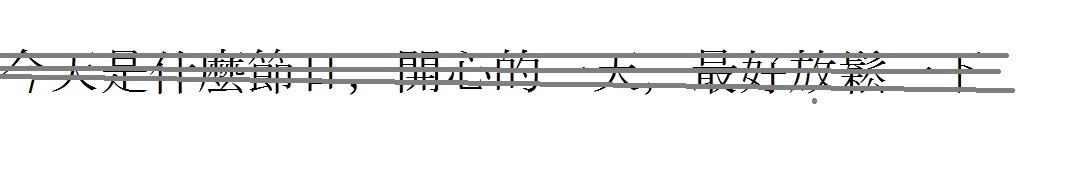
#> input picture text.jpg, 1084 x 182 px
$ jupyter execute Laba4.ipynb   (shell and % lines are left out)
#> lines starting #> are read from the running program, lines starting #| are printed output that depends on the picture; after the words box and inside, x2 and y2 are one past the last pixel; in counts of white or black regions, pixels touching at a corner belong together
# Лабораторная работа 4
Сделать текст на картинке читаемым, чтобы онлайн переводчики смогли его корректно разобрать

[cell 1]
import sys
import matplotlib.pyplot as plt
import cv2 as cv
import numpy as np

# Изменим стандартный размер графиков matplotlib
plt.rcParams["figure.figsize"] = [6, 4]

image = cv.imread('./text.jpg')
#> image is the input picture: shape (182, 1084, 3); mean B, G, R 240, 240.1, 240
grayImage = cv.cvtColor(image, cv.COLOR_RGB2GRAY)

[cell 2]
plt.figure(figsize=(10, 6))
plt.hist(grayImage.reshape(-1), 256, [0, 256])
plt.title('Гистограмма яркости изображения')
plt.show()
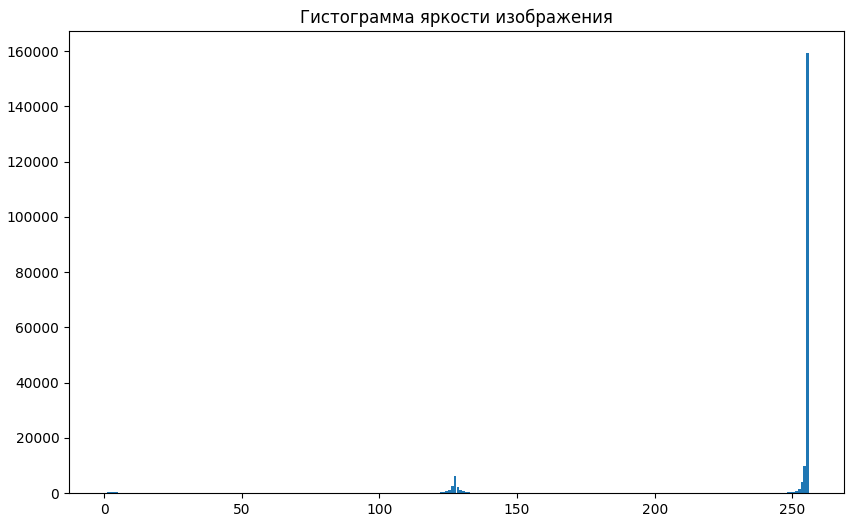
#> figure drawn by matplotlib, 1 panel; tallest bar 159369 high, from x = 255 to 256

[cell 3]
threshold = 115
ret1, thresh1 = cv.threshold(grayImage, threshold, 255, cv.THRESH_BINARY)
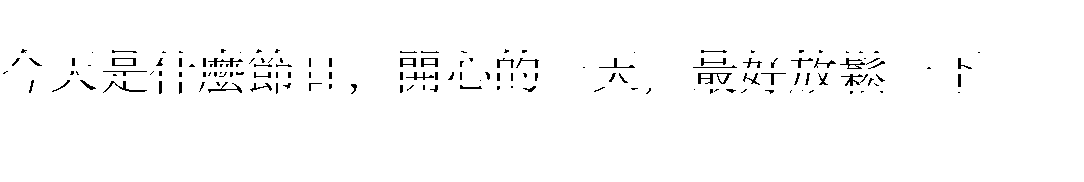
#> thresh1: shape (182, 1084); 98.1% white; black in thin lines or dots, all inside (x1, y1, x2, y2) = (3, 49, 980, 94)
#> ret1 = 115

cv.imwrite('./text.jpg', thresh1)

plt.figure(figsize=(32, 2))
plt.imshow(thresh1, cmap='gray')
plt.title('Бинаризация полутоновых изображений', fontsize=14)
plt.xticks([]), plt.yticks([])

$ run again, with oranges.jpg copied over text.jpg
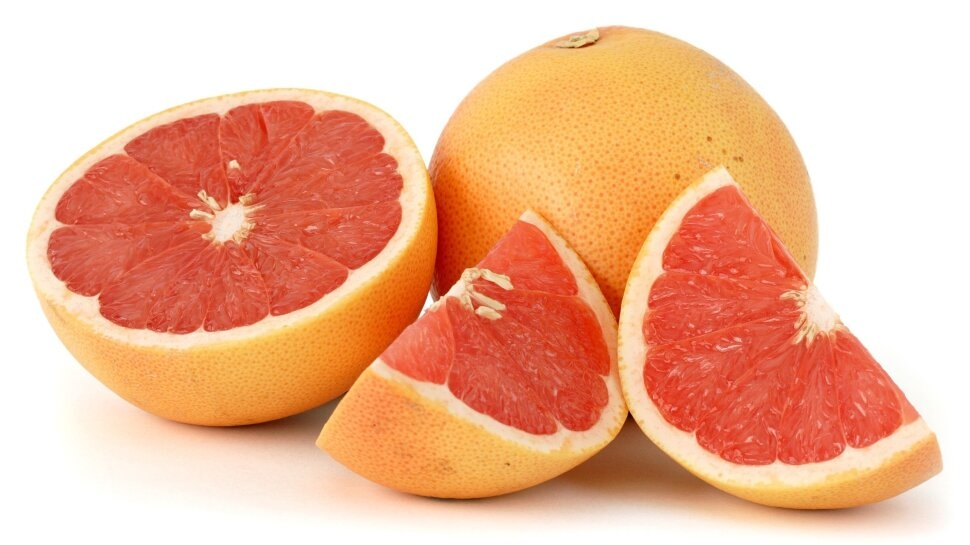
#> input picture oranges.jpg, 970 x 545 px
#> image is the input picture: shape (545, 970, 3); mean B, G, R 151.9, 182.4, 239.4
#> `plt.show()`:
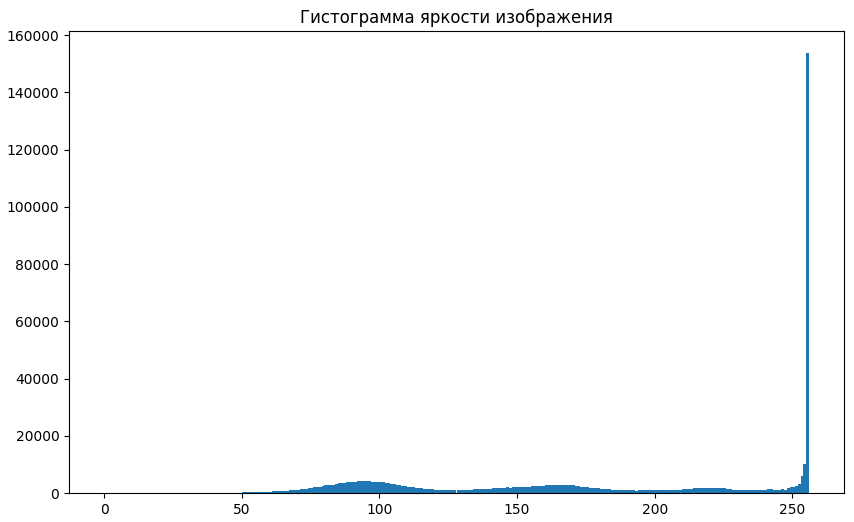
#> figure drawn by matplotlib, 1 panel; tallest bar 153748 high, from x = 255 to 256
#> `ret1, thresh1 = cv.threshold(grayImage, threshold, 255, cv.THRESH_BINA..`:
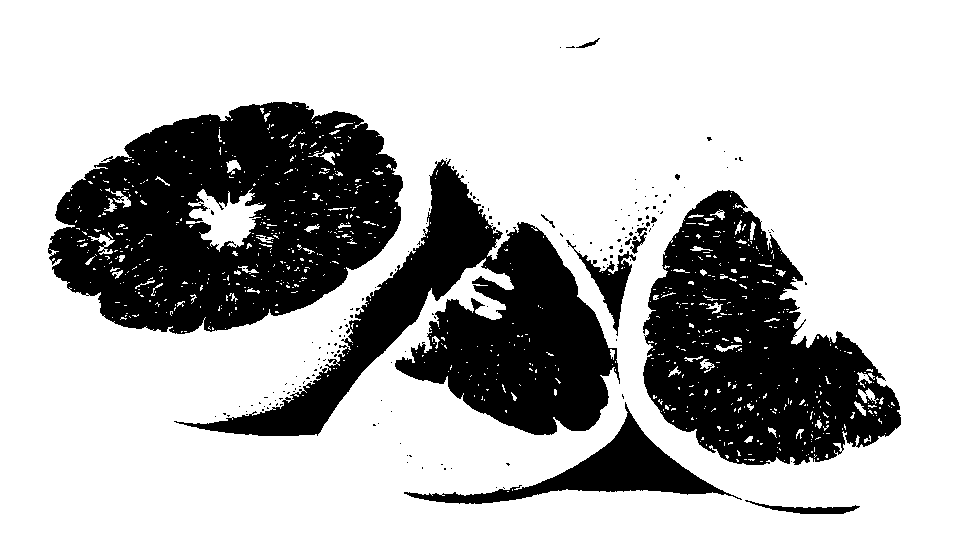
#> thresh1: shape (545, 970); 72.4% white; 173 black regions (161 under 20 px), largest, box (x1, y1, x2, y2) and area: (48, 102, 403, 334) 54859, (174, 159, 620, 436) 41039, (643, 190, 901, 465) 39555
#> ret1 = 115
